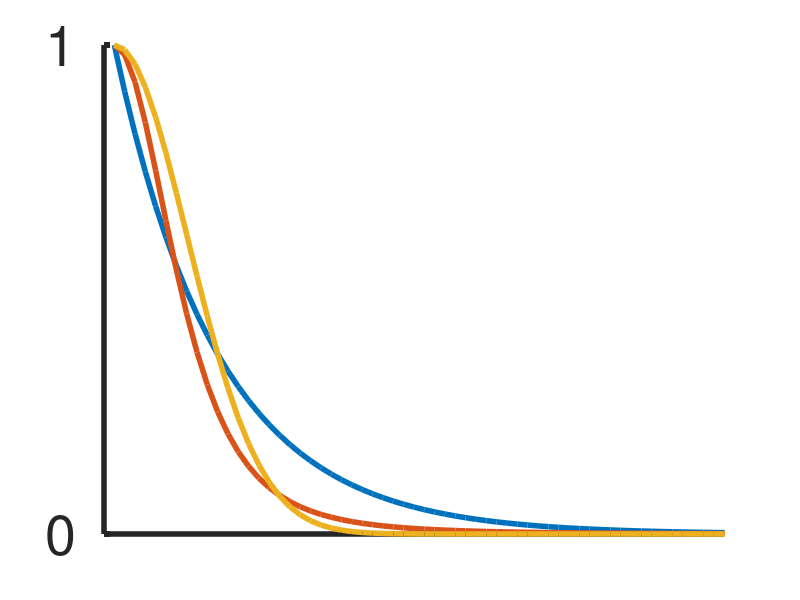

MATLAB code to generate this figure: (Note: this script raises an error after producing the figure.)
clc
close all
clear all

lWeight = 2;
axisSize = 2;
xStep = 0.1;

x = xStep*(0:100);
l_c = 1.0;
testN = 0;
L_norm = 2;

corrType =['E','P','G']; %E = Exponential, P = Powerlaw, G = Gaussian
phyType =['T','C']; %T = triangular, C = cossinus
alpha = [1, 2, 3, 4, 5, 6, 7, 8, 9, 10];

results = zeros(numel(corrType)*numel(phyType), numel(alpha));

for c = 1:numel(corrType)
    
    for p = 1:numel(phyType)
        
        for a = 1:numel(alpha)

           testN = testN + 1;
           fprintf('---\n');
           fprintf('Test %d\n', testN);
           fprintf('alpha = %f\n', alpha(a));

           switch(corrType(c))
               case 'E'
                  fprintf('corrType: Exponential\n' );
                  R = exp(-abs(x)/l_c); %Exponential
                  if(a==1)
                      R_E = R;
                  end
               case 'P'
                  fprintf('corrType: Power Law\n' );
                  R = (1 + abs(x.^2)/l_c).^(-2); %Power Law
                  if(a==1)
                      R_P = R;
                  end
               case 'G' 
                  fprintf('corrType: Gaussian\n' );
                  R = exp(-abs(x.^2)/l_c^2); %Gaussian
                  if(a==1)
                      R_G = R;
                  end
               otherwise
                  fprintf('Invalid corrType\n' );
           end

           switch(phyType(p))
               case 'T'
                  fprintf('phyType: Triangular\n' );
                  phi = 1 - x/alpha(a)/l_c; phi(phi<0) = 0; %Triangular
               case 'C'
                  fprintf('phyType: Cosinus\n' );
                  phi = 1/2+(1/2*(cos(x*pi/alpha(a)/l_c))); phi(x/alpha(a)/l_c>1) = 0; %Cosinus
               otherwise
                  fprintf('Invalid phyType\n' );
           end

        %R = exp(-abs(x.^2)/l_c^2); %Gaussian
        %R = exp(-abs(x)/l_c); %Exponential
        %R = (1 + abs(x.^2)/l_c)^(-2); %Power Law


        %phi = 1 - x/alpha/l_c; phi(phi<0) = 0; %Triangular
        %phi = 1/2+(1/2*(cos(x*pi/alpha/l_c))); phi(x/alpha/l_c>1) = 0; %Cosinus

            R_overlap = sqrt(phi).*R;

            Dist_L2 = (trapz(x,(R-R_overlap).^L_norm))^(1/L_norm);
            %Dist_L2 = abs((trapz(x,(R).^L_norm))^(1/L_norm)-(trapz(x,(R_overlap).^L_norm))^(1/L_norm));
            Dist_L2_norm = Dist_L2/(trapz(x,R.^L_norm)^(1/L_norm));
            
            fprintf('Dist_L2 %f\n', Dist_L2);
            
            %results((c-1)*numel(phyType)+p,a) = Dist_L2;
            results((c-1)*numel(phyType)+p,a) = Dist_L2_norm;
            
            
        end
    end
end

figure(1)
l_weigth = 4;
hold all
plot(R_E, 'LineWidth',l_weigth)
plot(R_P, 'LineWidth',l_weigth)
plot(R_G, 'LineWidth',l_weigth)
Legend = cell(3,1);
Legend(1) = {'Exponential'};
Legend(2) = {'Power Law'};
Legend(3) = {'Gaussian'};
xlim([0,60]);
set(gca,'xtick',[],'ytick',[0, 1], 'LineWidth', l_weigth, 'FontSize', 40);

set(1, 'Position', [0, 0, 550, 500]);
rule_fig(1);
leg=legend(Legend,'Location','northeast','FontSize',40);
set(leg,'Interpreter','latex');
saveas(1,'Correlation_Functions','epsc');

% R_overlap = zeros(1, numel(R));
% count_dist = zeros(1, numel(R));
% for i = 1:numel(x)
%     for j = 1:numel(x)
%         dist = abs(j-i)+1;
%         R_overlap(dist) = R_overlap(dist)+(phi(i)*phi(j));
%         count_dist(dist) = count_dist(dist)+1;
%     end
% end
% R_overlap = sqrt(R_overlap./count_dist).*R;

% %% Plot
% hold on
% plot(x, R, 'LineWidth',lWeight);
% plot(x, phi, 'LineWidth',lWeight);
% plot(x, R_overlap, 'LineWidth',lWeight);
% %plot(k, cosk,'m--', 'LineWidth',4);
% %plot(k, cosk2,'g--', 'LineWidth',4);
% box on
% set(gca,'fontsize', axisSize);
% hold off